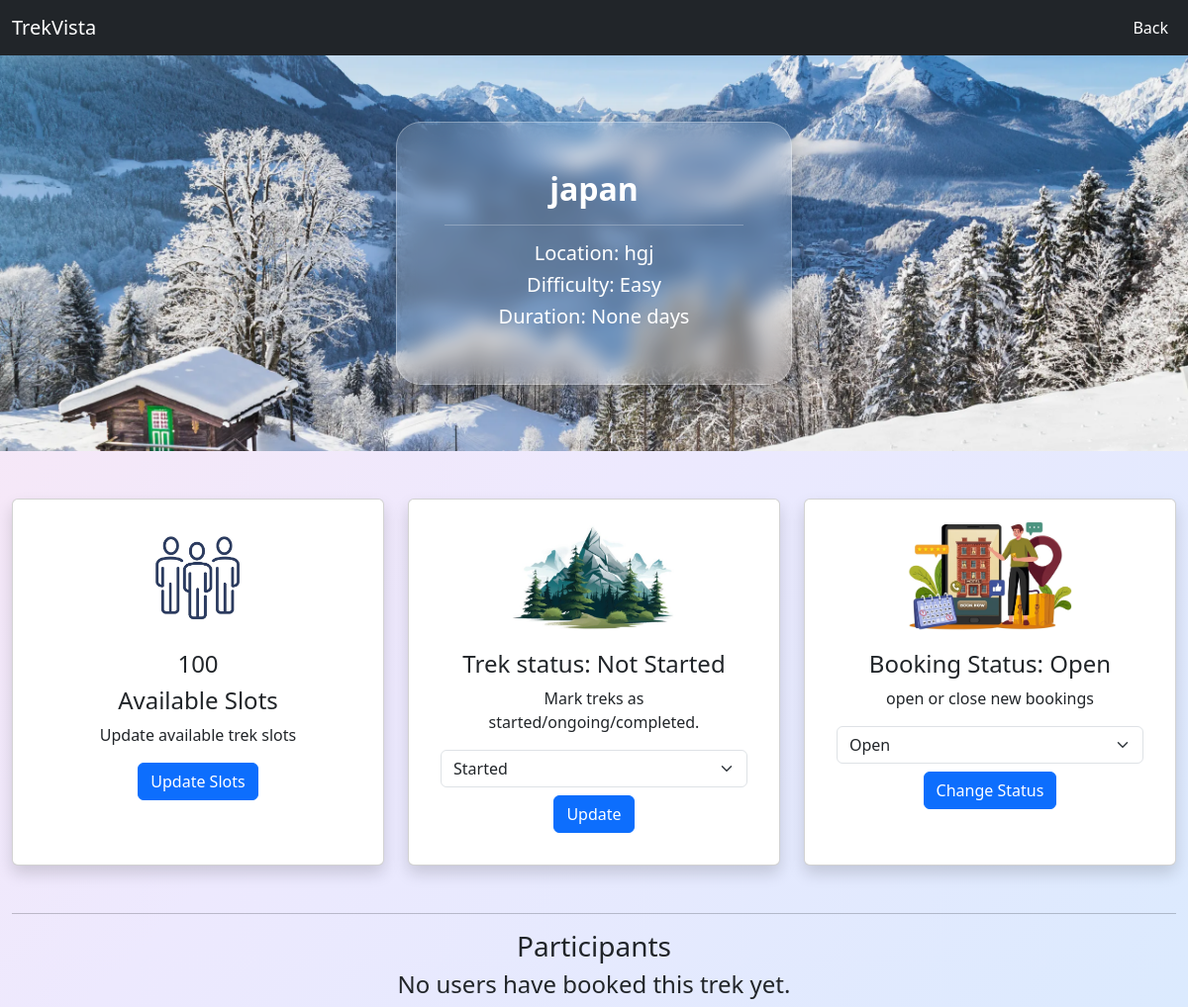
The page /staff/trek/1 (signed in) on the database its author committed.
### application/model.py (models this page shows)
class Trek(db.Model):
    trek_id=db.Column(db.Integer,primary_key=True)
    trek_name = db.Column(db.String,nullable = False)
    location = db.Column(db.String,nullable = False)
    difficulty = db.Column(db.String,nullable = False)
    duration =db.Column(db.Integer)
    available_slots =db.Column(db.Integer, nullable=False)
    assigned_staff_id =db.Column(db.Integer,db.ForeignKey("staff.staff_id"), nullable=True)
    trek_status=db.Column(db.String(100),default="Not Started")
    booking_status=db.Column(db.String(100),default="Open")
    start_date=db.Column(db.DateTime)
    end_date=db.Column(db.DateTime)
    payment_status = db.Column(db.String,default="Pending")
    is_closed = db.Column(db.Boolean, default=False)
    created_at =  db.Column(db.DateTime, default=datetime.utcnow)
    bookings = db.relationship("Booking", backref="trek")

### application/routes.py (the view)
@app.route("/staff/trek/<int:trek_id>")
def view_trek(trek_id):
    staff_id = session.get("user_id")
    if not staff_id:
        return redirect("/login")
    trek = Trek.query.get_or_404(trek_id)
    if trek.assigned_staff_id != staff_id:
        return "Unauthorized", 403
    return render_template(
        "staff/view_trek.html",
        trek=trek,
    )

### templates/Staff/view_trek.html (shortened to what this page needs)
<!DOCTYPE html>
<html lang="en">
<head>
    <link href="https://cdn.jsdelivr.net/npm/bootstrap@5.3.8/dist/css/bootstrap.min.css" rel="stylesheet">
    <link rel="stylesheet" href="https://cdn.jsdelivr.net/npm/bootstrap-icons@1.13.1/font/bootstrap-icons.min.css">
</head>
<body>
<nav class="navbar navbar-expand-lg bg-dark ">
    <div class="container-fluid">
        <a class="navbar-brand" text-white>TrekVista</a>
        <div class="collapse navbar-collapse">
            <ul class="navbar-nav ms-auto">
                <li class="nav-item">
                    <a class="nav-link text-white" href="/staff/my_treks">Back</a>
                </li>
            </ul>
        </div>
    </div>
</nav>
<div>
    <div class="container-fluid d-flex justify-content-center align-items-center"
    style="
    height: 400px;
    background-image:url('/static/images/view_drive.webp');
    background-size:cover;
    background-position:center;
    background-repeat:no-repeat;
">
    <div class="p-5 text-center"
         style="
            width:400px;
            min-height:100px;
            background:rgba(255,255,255,0.15);
            backdrop-filter:blur(10px);
            border:1px solid rgba(255,255,255,0.3);
            border-radius:25px;
            color:white;
            box-shadow:0 8px 32px rgba(0,0,0,0.3);
         "><h2><strong>{{ trek.trek_name }}</strong></h2>
         <hr>
         <h5>Location:</strong> {{ trek.location }}</h5>
<h5>Difficulty: {{ trek.difficulty }}</h5>
<h5>Duration: {{ trek.duration }} days </h5></div>
     </div>
    <br>
<div class=" container-fluid mt-4">
    <div class="row text-center mb-5">
       <div class="col-md-4">
    <div class="card shadow p-3 h-100">
        <img src="{{ url_for('static', filename='images/Screenshot 2026-06-17 184601.png') }}"
             class="card-img-top"
             style="height:120px; object-fit:contain;">
        <div class="card-body text-center">
            <h4>{{ trek.available_slots }}</h4>
            <h4>Available Slots</h4>
            <p>Update available trek slots</p>
            <a href="{{ url_for('update_slots', id=trek.trek_id) }}"
   class="btn btn-primary">
   Update Slots
</a>
        </div>
    </div>
</div>
        <div class="col-md-4">
            <div class="card shadow p-3 h-100">
                <img src="{{ url_for('static', filename='images/mountain.png') }}"
     class="card-img-top"
     style="height:120px; object-fit:contain;">
     <div class="card-body text-center">
                <h4>Trek status:  {{ trek.trek_status }}</h4>
                <p>Mark treks as started/ongoing/completed.</p>
<form method="POST"
      action="{{ url_for('change_trek_status', id=trek.trek_id) }}">
    <select name="status" class="form-select">
        <option value="Started">Started</option>
    </select>
    <button type="submit" class="btn btn-primary mt-2">
        Update
    </button>
</form>
                </div>
            </div>
        </div>
        <div class="col-md-4">
            <div class="card shadow p-3 h-100">
                <img src="{{ url_for('static', filename='images/booking2.png') }}"
     class="card-img-top"
     style="height:120px; object-fit:contain;">
     <div class="card-body text-center">
                <h4>Booking Status: {{ trek.booking_status }}</h4>
                <p>open or close new bookings</p>
                <form method="POST"
      action="{{ url_for('change_booking_status', id=trek.trek_id) }}">
    <select name="status" class="form-select">
        <option value="Open">Open</option>
    </select>
    <button type="submit" class="btn btn-primary mt-2">
        Change Status
    </button>
</form>
            </div>
</div>
    </div>
    </div>
    <hr>
<h3 class="text-center">Participants</h3>
{% if trek.bookings %}
<table class="table">
    <thead>
        <tr>
            <th>User ID</th>
            <th>Name</th>
            <th>Email</th>
            <th>Mobile</th>
            <th>Booking Date</th>
            <th></th>
        </tr>
    </thead>
    <tbody>
        {% for booking in trek.bookings %}
        <tr>
            <td>{{ booking.user.user_id }}</td>
            <td>{{ booking.user.user_name }}</td>
            <td>{{ booking.user.email }}</td>
            <td>{{ booking.user.mobile }}</td>
            <td>{{ booking.booking_date.strftime('%d-%m-%Y') }}</td>
            <td>
                <form method="POST"
      action="{{ url_for('remove_participant',
                         booking_id=booking.booking_id) }}">
    <button class="btn btn-danger btn-sm">
        Remove
    </button>
</form>
                </td>
        </tr>
        {% endfor %}
    </tbody>
</table>
{% else %}
<h4 class="text-center">No users have booked this trek yet.</h4>
{% endif %}
</div>

### templates/Staff/view_trek.html (style rules this page uses)
body { background: linear-gradient( 135deg, #fce7f3, #ede9fe, #dbeafe) }
.navbar { background-color: #212529; }
.navbar-brand { color: white !important; }

### rows shown on the page
Trek: trek_name "japan", location "hgj", difficulty "Easy", duration "None", available_slots "100", trek_status "Not Started", booking_status "Open"
